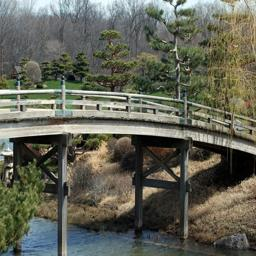
#> input picture dataset/places2/train/j/japanese_garden/00000001.jpg, 256 x 256 px
$ python udc.py ../dataset/places2/train/j/japanese_garden/00000001.jpg
#> lines starting #> are read from the running program, lines starting #| are printed output that depends on the picture
import cv2
import sys
import numpy as np
if len(sys.argv) > 1:
    filename = sys.argv[1]
    img = cv2.imread(filename, cv2.IMREAD_UNCHANGED)
#> img is the input picture: shape (256, 256, 3); mean B, G, R 86.2, 99.1, 97.8
    img = cv2.cvtColor(img, cv2.COLOR_BGR2BGRA)
#> img: shape (256, 256, 4)
    mask = np.zeros_like(img)
    def remove_pixel(i, j):
        img[i][j] = (0, 0, 0, 255)
        mask[i][j] = (255, 255, 255, 255)

    for i in range(0, img.shape[0], 2):
        for j in range(0, img.shape[1], 2):
            remove_pixel(i, j)
    print (img.shape)
#| (256, 256, 4)
    cv2.imwrite("mask.png", mask)
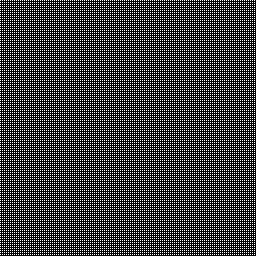
#> saved as mask.png: shape (256, 256, 4); mean B, G, R, A 63.8, 63.8, 63.8, 63.8
    cv2.imwrite("img.png", img)
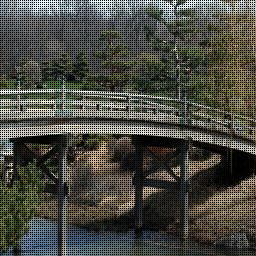
#> saved as img.png: shape (256, 256, 4); mean B, G, R, A 64.5, 74.3, 73.2, 255

$ run again, on dataset/places2/train/j/japanese_garden/00000003.jpg
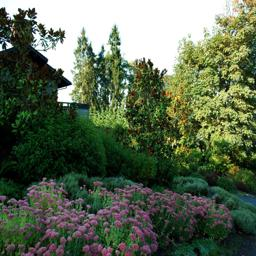
#> input picture dataset/places2/train/j/japanese_garden/00000003.jpg, 256 x 256 px
#> img is the input picture: shape (256, 256, 3); mean B, G, R 81.4, 104.3, 91.4
#> img: shape (256, 256, 4)
#| (256, 256, 4)
#> `cv2.imwrite("img.png", img)`:
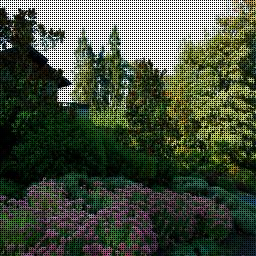
#> saved as img.png: shape (256, 256, 4); mean B, G, R, A 61, 78.2, 68.5, 255

$ run again, on dataset/places2/train/j/japanese_garden/00000004.jpg
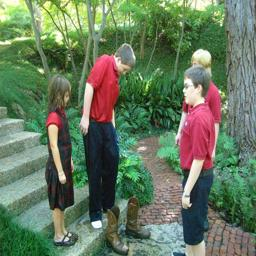
#> input picture dataset/places2/train/j/japanese_garden/00000004.jpg, 256 x 256 px
#> img is the input picture: shape (256, 256, 3); mean B, G, R 94.6, 121.1, 102.4
#> img: shape (256, 256, 4)
#| (256, 256, 4)
#> `cv2.imwrite("img.png", img)`:
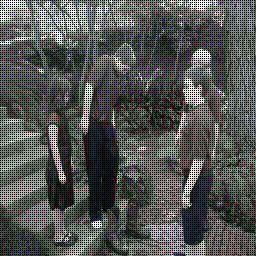
#> saved as img.png: shape (256, 256, 4); mean B, G, R, A 70.9, 90.8, 76.8, 255

$ run again, on dataset/places2/train/j/japanese_garden/00000005.jpg
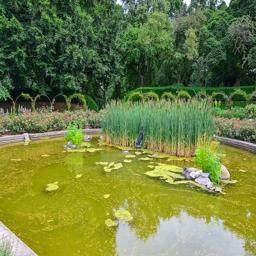
#> input picture dataset/places2/train/j/japanese_garden/00000005.jpg, 256 x 256 px
#> img is the input picture: shape (256, 256, 3); mean B, G, R 65.2, 126.7, 112.4
#> img: shape (256, 256, 4)
#| (256, 256, 4)
#> `cv2.imwrite("img.png", img)`:
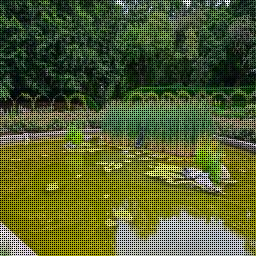
#> saved as img.png: shape (256, 256, 4); mean B, G, R, A 48.9, 95.1, 84.4, 255
